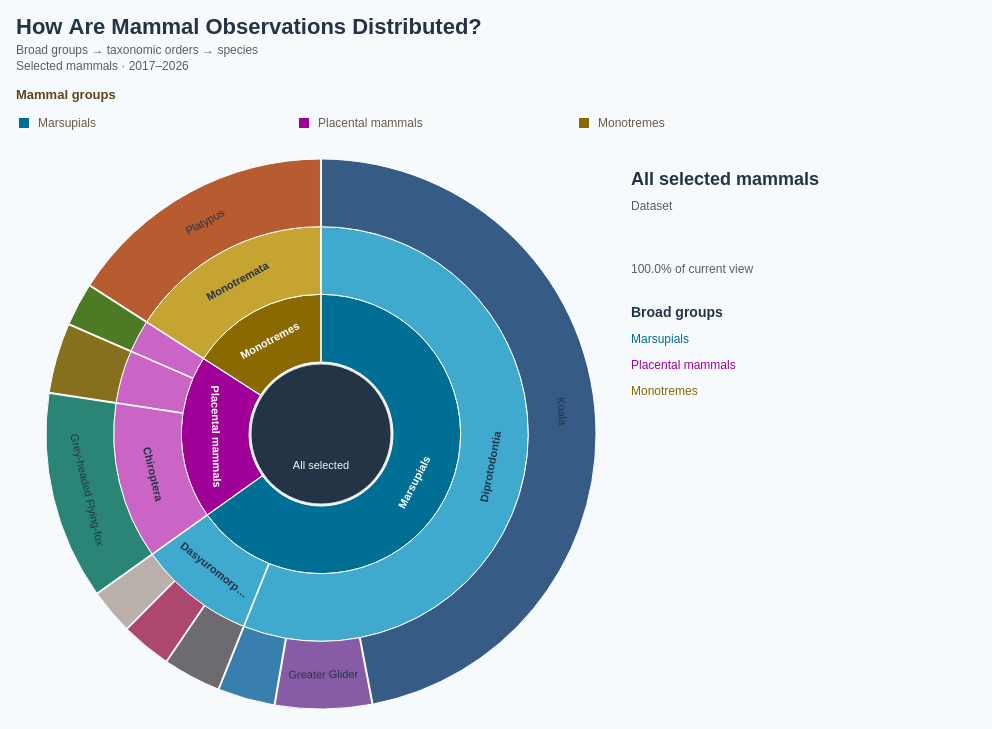

This figure's Vega-Lite source:
### Vega specification from a JSON file in a GitHub repository (floating-point values rounded to 4 significant figures)
{"$schema": "https://vega.github.io/schema/vega/v5.json", "description": "Zoomable sunburst using exactly the 4,034 observations for the 10 species embedded in DotMap.vg.json. Broad mammal group → taxonomic order → species. Species counts are aggregated directly from DotMap observations, including its coordinate and species selection. Higher taxonomy matched by genus to the Mammal Diversity Database, https://raw.githubusercontent.com/mammaldiversity/mammaldiversity.github.io/master/_data/mdd.csv (retrieved 2026-10-10); input scientific names retained. Internal counts are zero to avoid double counting. Counts reflect recording activity, not animal abundance. Click groups or orders to focus; click centre to return to parent; Escape resets. All data embedded. Species leaves use the shared BumpChart species colours; internal rings retain broad-group colours. Uses the 10 most recent available observation years (2017–2026), including partial 2026.", "width": 960, "height": 614, "padding": 16, "background": "#f7fafc", "title": {"text": "How Are Mammal Observations Distributed?", "subtitle": ["Broad groups → taxonomic orders → species", "Selected mammals · 2017–2026"], "anchor": "start", "fontSize": 22, "color": "#243447", "subtitleFontSize": 12, "subtitleColor": "#52606d", "offset": 16, "subtitlePadding": 6, "subtitleLineHeight": 16}, "signals": [{"name": "persistentFocus", "value": "all", "on": [{"events": "@segments:click, @childLabels:click", "update": "datum.children > 0 ? datum.id : persistentFocus"}, {"events": "@centre:click", "update": "persistentFocus === 'all' ? 'all' : data('focusNode')[0].parent"}, {"events": "view:keydown[event.key === 'Escape']", "update": "'all'"}, {"events": {"signal": "selectedMammalGroup"}, "update": "selectedMammalGroup || 'all'"}]}, {"name": "hovered", "value": null, "on": [{"events": "@segments:mouseover, @childLabels:mouseover", "update": "datum.id"}, {"events": "@segments:mouseout, @childLabels:mouseout", "update": "null"}, {"events": {"signal": "focus"}, "update": "null"}]}, {"name": "current", "update": "data('focusNode')[0]"}, {"name": "hole", "value": 72}, {"name": "radius", "value": 275}, {"name": "ring", "update": "(radius - hole) / (3 - current.depth)"}, {"name": "detail", "update": "hovered ? data('hoverNode')[0] : current"}, {"name": "legendColumnWidth", "value": 280}, {"name": "legendSymbolSize", "value": 100}, {"name": "selectedMammalGroup", "value": null, "on": [{"events": "@groupLegendSymbols:click, @groupLegendLabels:click", "update": "selectedMammalGroup === datum.group ? null : datum.group"}]}, {"name": "hoveredMammalGroup", "value": null, "on": [{"events": "@groupLegendSymbols:mouseover, @groupLegendLabels:mouseover", "update": "datum.group"}, {"events": "@groupLegendSymbols:mouseout, @groupLegendLabels:mouseout", "update": "null"}]}, {"name": "focus", "update": "hoveredMammalGroup != null ? hoveredMammalGroup : persistentFocus"}], "data": [{"name": "taxonomy", "values": [{"id": "all", "parent": null, "label": "All selected mammals", "level": "Dataset", "count": 0, "path": "All selected mammals", "total": 4034, "speciesCount": 10}, {"id": "Marsupials", "parent": "all", "label": "Marsupials", "group": "Marsupials", "level": "Broad group", "count": 0, "path": "All selected mammals → Marsupials", "total": 2628, "speciesCount": 6}, {"id": "order:Dasyuromorphia", "parent": "Marsupials", "label": "Dasyuromorphia", "group": "Marsupials", "level": "Order", "count": 0, "path": "Marsupials → Dasyuromorphia", "total": 366, "speciesCount": 3}, {"id": "species:Dasyurus maculatus", "parent": "order:Dasyuromorphia", "label": "Spotted-tailed Quoll", "scientific": "Dasyurus maculatus", "group": "Marsupials", "level": "Species", "count": 120, "path": "Marsupials → Dasyuromorphia → Spotted-tailed Quoll", "total": 120, "speciesCount": 1}, {"id": "species:Dasyurus viverrinus", "parent": "order:Dasyuromorphia", "label": "Eastern Quoll", "scientific": "Dasyurus viverrinus", "group": "Marsupials", "level": "Species", "count": 108, "path": "Marsupials → Dasyuromorphia → Eastern Quoll", "total": 108, "speciesCount": 1}, {"id": "species:Sarcophilus harrisii", "parent": "order:Dasyuromorphia", "label": "Tasmanian Devil", "scientific": "Sarcophilus harrisii", "group": "Marsupials", "level": "Species", "count": 138, "path": "Marsupials → Dasyuromorphia → Tasmanian Devil", "total": 138, "speciesCount": 1}, {"id": "order:Diprotodontia", "parent": "Marsupials", "label": "Diprotodontia", "group": "Marsupials", "level": "Order", "count": 0, "path": "Marsupials → Diprotodontia", "total": 2262, "speciesCount": 3}, {"id": "species:Petauroides volans", "parent": "order:Diprotodontia", "label": "Greater Glider", "scientific": "Petauroides volans", "group": "Marsupials", "level": "Species", "count": 230, "path": "Marsupials → Diprotodontia → Greater Glider", "total": 230, "speciesCount": 1}, {"id": "species:Phascolarctos cinereus", "parent": "order:Diprotodontia", "label": "Koala", "scientific": "Phascolarctos cinereus", "group": "Marsupials", "level": "Species", "count": 1896, "path": "Marsupials → Diprotodontia → Koala", "total": 1896, "speciesCount": 1}, {"id": "species:Setonix brachyurus", "parent": "order:Diprotodontia", "label": "Quokka", "scientific": "Setonix brachyurus", "group": "Marsupials", "level": "Species", "count": 136, "path": "Marsupials → Diprotodontia → Quokka", "total": 136, "speciesCount": 1}, {"id": "Placental mammals", "parent": "all", "label": "Placental mammals", "group": "Placental mammals", "level": "Broad group", "count": 0, "path": "All selected mammals → Placental mammals", "total": 764, "speciesCount": 3}, {"id": "order:Carnivora", "parent": "Placental mammals", "label": "Carnivora", "group": "Placental mammals", "level": "Order", "count": 0, "path": "Placental mammals → Carnivora", "total": 103, "speciesCount": 1}, {"id": "species:Neophoca cinerea", "parent": "order:Carnivora", "label": "Australian Sea Lion", "scientific": "Neophoca cinerea", "group": "Placental mammals", "level": "Species", "count": 103, "path": "Placental mammals → Carnivora → Australian Sea Lion", "total": 103, "speciesCount": 1}, {"id": "order:Chiroptera", "parent": "Placental mammals", "label": "Chiroptera", "group": "Placental mammals", "level": "Order", "count": 0, "path": "Placental mammals → Chiroptera", "total": 494, "speciesCount": 1}, {"id": "species:Pteropus poliocephalus", "parent": "order:Chiroptera", "label": "Grey-headed Flying-fox", "scientific": "Pteropus poliocephalus", "group": "Placental mammals", "level": "Species", "count": 494, "path": "Placental mammals → Chiroptera → Grey-headed Flying-fox", "total": 494, "speciesCount": 1}, {"id": "order:Lagomorpha", "parent": "Placental mammals", "label": "Lagomorpha", "group": "Placental mammals", "level": "Order", "count": 0, "path": "Placental mammals → Lagomorpha", "total": 167, "speciesCount": 1}, {"id": "species:Oryctolagus cuniculus", "parent": "order:Lagomorpha", "label": "European Rabbit", "scientific": "Oryctolagus cuniculus", "group": "Placental mammals", "level": "Species", "count": 167, "path": "Placental mammals → Lagomorpha → European Rabbit", "total": 167, "speciesCount": 1}, {"id": "Monotremes", "parent": "all", "label": "Monotremes", "group": "Monotremes", "level": "Broad group", "count": 0, "path": "All selected mammals → Monotremes", "total": 642, "speciesCount": 1}, {"id": "order:Monotremata", "parent": "Monotremes", "label": "Monotremata", "group": "Monotremes", "level": "Order", "count": 0, "path": "Monotremes → Monotremata", "total": 642, "speciesCount": 1}, {"id": "species:Ornithorhynchus anatinus", "parent": "order:Monotremata", "label": "Platypus", "scientific": "Ornithorhynchus anatinus", "group": "Monotremes", "level": "Species", "count": 642, "path": "Monotremes → Monotremata → Platypus", "total": 642, "speciesCount": 1}]}, {"name": "tree", "source": "taxonomy", "transform": [{"type": "stratify", "key": "id", "parentKey": "parent"}, {"type": "partition", "field": "count", "sort": {"field": "value", "order": "descending"}, "size": [1, 1]}]}, {"name": "focusNode", "source": "tree", "transform": [{"type": "filter", "expr": "datum.id === focus"}]}, {"name": "hoverNode", "source": "tree", "transform": [{"type": "filter", "expr": "datum.id === hovered"}]}, {"name": "visible", "source": "tree", "transform": [{"type": "filter", "expr": "datum.depth > current.depth && datum.x0 >= current.x0 - 1e-10 && datum.x1 <= current.x1 + 1e-10"}, {"type": "formula", "expr": "2 * PI * (datum.x0 - current.x0) / (current.x1 - current.x0)", "as": "start"}, {"type": "formula", "expr": "2 * PI * (datum.x1 - current.x0) / (current.x1 - current.x0)", "as": "end"}, {"type": "formula", "expr": "hole + (datum.depth - current.depth - 1) * ring", "as": "inner"}, {"type": "formula", "expr": "hole + (datum.depth - current.depth) * ring", "as": "outer"}, {"type": "formula", "expr": "(datum.start + datum.end) / 2", "as": "mid"}]}, {"name": "children", "source": "tree", "transform": [{"type": "filter", "expr": "datum.parent === focus"}, {"type": "window", "sort": {"field": ["total", "label"], "order": ["descending", "ascending"]}, "ops": ["row_number"], "as": ["rank"]}, {"type": "filter", "expr": "datum.rank <= 12"}]}, {"name": "groupLegend", "values": [{"group": "Marsupials", "x": 16}, {"group": "Placental mammals", "x": 240}, {"group": "Monotremes", "x": 505}]}], "scales": [{"name": "groupColor", "type": "ordinal", "domain": ["Marsupials", "Placental mammals", "Monotremes"], "range": ["#006F95", "#A00097", "#8A6900"]}, {"name": "orderColor", "type": "ordinal", "domain": ["Marsupials", "Placental mammals", "Monotremes"], "range": ["#40A9CE", "#CA65C5", "#C5A431"]}, {"name": "speciesColor", "type": "ordinal", "domain": ["Koala", "Platypus", "Grey-headed Flying-fox", "Greater Glider", "Spotted-tailed Quoll", "European Rabbit", "Quokka", "Tasmanian Devil", "Eastern Barred Bandicoot", "Numbat", "Australian Sea Lion", "Eastern Quoll"], "range": ["#365B85", "#B65C30", "#2A8576", "#885BA6", "#AD4770", "#86701D", "#397FAD", "#6D6B70", "#C17A24", "#5146A0", "#4D7A24", "#bab0ab"]}], "marks": [{"name": "segments", "type": "arc", "from": {"data": "visible"}, "encode": {"update": {"x": {"value": 305}, "y": {"value": 335}, "startAngle": {"field": "start"}, "endAngle": {"field": "end"}, "innerRadius": {"field": "inner"}, "outerRadius": {"field": "outer"}, "fill": {"signal": "datum.level === 'Species' ? scale('speciesColor', datum.label) : scale(datum.depth === 1 ? 'groupColor' : 'orderColor', datum.group)"}, "fillOpacity": {"value": 1}, "stroke": {"signal": "hovered === datum.id ? '#243447' : '#ffffff'"}, "strokeWidth": {"signal": "hovered === datum.id ? 2.5 : 1"}, "padAngle": {"value": 0.003}, "cursor": {"signal": "datum.children > 0 ? 'pointer' : 'default'"}, "tooltip": {"signal": "{'Name': datum.label, 'Level': datum.level, 'Scientific name': datum.scientific || '—', 'Observations': format(datum.total, ',d'), 'Share of current view': format(datum.total / current.total, '.1%'), 'Species': datum.speciesCount}"}, "description": {"signal": "datum.path + ': ' + format(datum.total, ',d') + ' observations'"}}}}, {"name": "arcLabels", "type": "text", "interactive": false, "from": {"data": "visible"}, "encode": {"update": {"x": {"value": 305}, "y": {"value": 335}, "theta": {"field": "mid"}, "radius": {"signal": "(datum.inner + datum.outer) / 2"}, "angle": {"signal": "datum.mid * 180 / PI + (datum.mid > PI / 2 && datum.mid < 3 * PI / 2 ? 180 : 0)"}, "align": {"value": "center"}, "baseline": {"value": "middle"}, "text": {"field": "label"}, "fontSize": {"value": 11}, "fontWeight": {"signal": "datum.children > 0 ? 'bold' : 'normal'"}, "fill": {"signal": "datum.depth === 1 ? '#ffffff' : '#243447'"}, "limit": {"signal": "min(130, (datum.end - datum.start) * (datum.inner + datum.outer) / 2 - 12)"}, "opacity": {"signal": "(datum.end - datum.start) * (datum.inner + datum.outer) / 2 > 65 ? 1 : 0"}}}}, {"name": "centre", "type": "arc", "encode": {"update": {"x": {"value": 305}, "y": {"value": 335}, "startAngle": {"value": 0}, "endAngle": {"signal": "2 * PI"}, "innerRadius": {"value": 0}, "outerRadius": {"signal": "hole - 2"}, "fill": {"value": "#243447"}, "stroke": {"value": "#dce4ed"}, "cursor": {"signal": "focus === 'all' ? 'default' : 'pointer'"}, "tooltip": {"signal": "{'Current group': current.label}"}}}}, {"name": "centreCount", "type": "text", "interactive": false, "encode": {"update": {"x": {"value": 305}, "y": {"value": 327}, "text": {"value": ""}, "fontSize": {"value": 22}, "fill": {"value": "#ffffff"}, "align": {"value": "center"}, "fontWeight": {"value": "bold"}}}}, {"name": "centreCaption", "type": "text", "interactive": false, "encode": {"update": {"x": {"value": 305}, "y": {"value": 350}, "text": {"value": ""}, "fontSize": {"value": 11}, "fill": {"value": "#F1F4F8"}, "align": {"value": "center"}}}}, {"name": "centreBack", "type": "text", "interactive": false, "encode": {"update": {"x": {"value": 305}, "y": {"value": 370}, "text": {"signal": "focus === 'all' ? 'All selected' : '↑ Go back'"}, "fontSize": {"value": 11}, "fill": {"value": "#F1F4F8"}, "align": {"value": "center"}}}}, {"name": "detailTitle", "type": "text", "interactive": false, "encode": {"update": {"x": {"value": 615}, "y": {"value": 86}, "text": {"signal": "detail.label"}, "fontSize": {"value": 18}, "fill": {"value": "#243447"}, "fontWeight": {"value": "bold"}, "limit": {"value": 330}}}}, {"name": "detailLevel", "type": "text", "interactive": false, "encode": {"update": {"x": {"value": 615}, "y": {"value": 111}, "text": {"signal": "detail.level + (detail.scientific ? ' · ' + detail.scientific : '')"}, "fontSize": {"value": 12}, "fill": {"value": "#52606d"}, "limit": {"value": 330}}}}, {"name": "detailCount", "type": "text", "interactive": false, "encode": {"update": {"x": {"value": 615}, "y": {"value": 147}, "text": {"value": ""}, "fontSize": {"value": 22}, "fill": {"value": "#243447"}, "fontWeight": {"value": "bold"}}}}, {"name": "detailShare", "type": "text", "interactive": false, "encode": {"update": {"x": {"value": 615}, "y": {"value": 174}, "text": {"signal": "format(detail.total / current.total, '.1%') + ' of current view'"}, "fontSize": {"value": 12}, "fill": {"value": "#52606d"}}}}, {"name": "listTitle", "type": "text", "interactive": false, "encode": {"update": {"x": {"value": 615}, "y": {"value": 218}, "text": {"signal": "current.depth === 0 ? 'Broad groups' : current.depth === 1 ? 'Taxonomic orders' : 'Species'"}, "fontSize": {"value": 14}, "fill": {"value": "#243447"}, "fontWeight": {"value": "bold"}}}}, {"name": "childLabels", "type": "text", "from": {"data": "children"}, "encode": {"update": {"x": {"value": 615}, "y": {"signal": "244 + (datum.rank - 1) * 26"}, "text": {"field": "label"}, "fontSize": {"value": 12}, "fill": {"scale": "groupColor", "field": "group"}, "fontWeight": {"signal": "hovered === datum.id ? 'bold' : 'normal'"}, "limit": {"value": 245}, "cursor": {"signal": "datum.children > 0 ? 'pointer' : 'default'"}, "tooltip": {"signal": "{'Name': datum.label, 'Observations': format(datum.total, ',d'), 'Share of current view': format(datum.total / current.total, '.1%')}"}}}}, {"name": "childCounts", "type": "text", "interactive": false, "from": {"data": "children"}, "encode": {"update": {"x": {"value": 944}, "y": {"signal": "244 + (datum.rank - 1) * 26"}, "align": {"value": "right"}, "text": {"value": ""}, "fontSize": {"value": 12}, "fill": {"value": "#52606d"}}}}, {"name": "groupLegendSymbols", "type": "symbol", "from": {"data": "groupLegend"}, "encode": {"update": {"x": {"signal": "8 + (datum.group === 'Marsupials' ? 0 : datum.group === 'Placental mammals' ? 1 : 2) * legendColumnWidth"}, "y": {"value": 24}, "shape": {"value": "square"}, "size": {"signal": "legendSymbolSize"}, "fill": {"scale": "groupColor", "field": "group"}, "cursor": {"value": "pointer"}, "opacity": {"signal": "focus === 'all' || current.group === datum.group ? 1 : 0.3"}}}, "interactive": true}, {"name": "groupLegendLabels", "type": "text", "from": {"data": "groupLegend"}, "encode": {"update": {"x": {"signal": "22 + (datum.group === 'Marsupials' ? 0 : datum.group === 'Placental mammals' ? 1 : 2) * legendColumnWidth"}, "y": {"value": 24}, "baseline": {"value": "middle"}, "text": {"field": "group"}, "fontSize": {"value": 12}, "fill": {"value": "#6a5b49"}, "font": {"value": "Arial"}, "cursor": {"value": "pointer"}, "opacity": {"signal": "focus === 'all' || current.group === datum.group ? 1 : 0.3"}, "fontWeight": {"signal": "focus !== 'all' && current.group === datum.group ? 'bold' : 'normal'"}}}, "interactive": true}, {"name": "groupLegendTitle", "type": "text", "interactive": false, "encode": {"update": {"x": {"value": 0}, "y": {"value": 0}, "text": {"value": "Mammal groups"}, "font": {"value": "Arial"}, "fontSize": {"value": 13}, "fontWeight": {"value": "bold"}, "fill": {"value": "#634320"}}}}], "config": {"font": "Arial", "legend": {"labelFont": "Arial", "titleFont": "Arial", "labelFontSize": 12, "titleFontSize": 13, "titleFontWeight": "bold", "labelColor": "#6a5b49", "titleColor": "#634320", "symbolType": "square", "symbolSize": 100, "rowPadding": 8, "columnPadding": 24, "labelOffset": 8}}, "usermeta": {"observationWindow": {"source": "Dataset/observations-794195.csv", "dateField": "observed_on", "years": [2017, 2018, 2019, 2020, 2021, 2022, 2023, 2024, 2025, 2026], "yearCount": 10, "includesPartialLatestYear": true}}}
